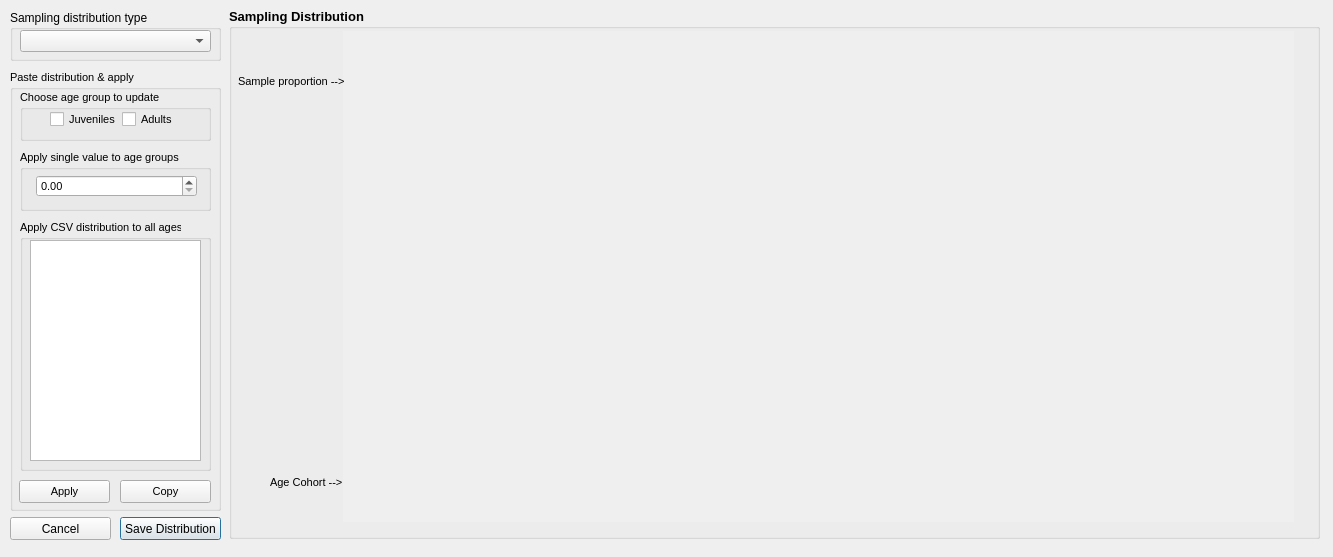
<?xml version="1.0" encoding="UTF-8"?>
<ui version="4.0">
 <class>Dialog_Age_Cohort_Rates</class>
 <widget class="QDialog" name="Dialog_Age_Cohort_Rates">
  <property name="geometry">
   <rect>
    <x>0</x>
    <y>0</y>
    <width>1333</width>
    <height>557</height>
   </rect>
  </property>
  <property name="windowTitle">
   <string>Dialog</string>
  </property>
  <widget class="QPushButton" name="pushButton">
   <property name="geometry">
    <rect>
     <x>120</x>
     <y>517</y>
     <width>101</width>
     <height>23</height>
    </rect>
   </property>
   <property name="text">
    <string>Save Distribution</string>
   </property>
  </widget>
  <widget class="QGroupBox" name="groupBox">
   <property name="geometry">
    <rect>
     <x>229</x>
     <y>8</y>
     <width>1091</width>
     <height>531</height>
    </rect>
   </property>
   <property name="font">
    <font>
     <pointsize>10</pointsize>
     <weight>75</weight>
     <bold>true</bold>
    </font>
   </property>
   <property name="title">
    <string>Sampling Distribution</string>
   </property>
   <widget class="QScrollArea" name="scrollArea">
    <property name="geometry">
     <rect>
      <x>114</x>
      <y>23</y>
      <width>951</width>
      <height>491</height>
     </rect>
    </property>
    <property name="font">
     <font>
      <pointsize>8</pointsize>
      <weight>50</weight>
      <bold>false</bold>
     </font>
    </property>
    <property name="frameShape">
     <enum>QFrame::NoFrame</enum>
    </property>
    <property name="widgetResizable">
     <bool>true</bool>
    </property>
    <widget class="QWidget" name="scrollAreaWidgetContents">
     <property name="geometry">
      <rect>
       <x>0</x>
       <y>0</y>
       <width>951</width>
       <height>491</height>
      </rect>
     </property>
     <widget class="QWidget" name="layoutWidget">
      <property name="geometry">
       <rect>
        <x>0</x>
        <y>0</y>
        <width>91</width>
        <height>491</height>
       </rect>
      </property>
      <layout class="QHBoxLayout" name="horizontalLayout_4">
       <property name="spacing">
        <number>20</number>
       </property>
       <property name="sizeConstraint">
        <enum>QLayout::SetNoConstraint</enum>
       </property>
      </layout>
     </widget>
    </widget>
   </widget>
   <widget class="QLabel" name="label">
    <property name="geometry">
     <rect>
      <x>9</x>
      <y>63</y>
      <width>111</width>
      <height>20</height>
     </rect>
    </property>
    <property name="font">
     <font>
      <pointsize>8</pointsize>
      <weight>50</weight>
      <bold>false</bold>
     </font>
    </property>
    <property name="text">
     <string>Sample proportion --&gt;</string>
    </property>
   </widget>
   <widget class="QLabel" name="label_2">
    <property name="geometry">
     <rect>
      <x>41</x>
      <y>464</y>
      <width>81</width>
      <height>20</height>
     </rect>
    </property>
    <property name="font">
     <font>
      <pointsize>8</pointsize>
      <weight>50</weight>
      <bold>false</bold>
     </font>
    </property>
    <property name="text">
     <string>Age Cohort --&gt;</string>
    </property>
   </widget>
  </widget>
  <widget class="QGroupBox" name="groupBox_3">
   <property name="geometry">
    <rect>
     <x>10</x>
     <y>70</y>
     <width>211</width>
     <height>441</height>
    </rect>
   </property>
   <property name="font">
    <font>
     <pointsize>8</pointsize>
     <weight>50</weight>
     <bold>false</bold>
    </font>
   </property>
   <property name="title">
    <string>Paste distribution &amp;&amp; apply</string>
   </property>
   <widget class="QPushButton" name="pushButton_2">
    <property name="geometry">
     <rect>
      <x>9</x>
      <y>410</y>
      <width>91</width>
      <height>23</height>
     </rect>
    </property>
    <property name="font">
     <font>
      <pointsize>8</pointsize>
      <weight>50</weight>
      <bold>false</bold>
     </font>
    </property>
    <property name="text">
     <string>Apply</string>
    </property>
   </widget>
   <widget class="QPushButton" name="pushButton_3">
    <property name="geometry">
     <rect>
      <x>110</x>
      <y>410</y>
      <width>91</width>
      <height>23</height>
     </rect>
    </property>
    <property name="font">
     <font>
      <pointsize>8</pointsize>
      <weight>50</weight>
      <bold>false</bold>
     </font>
    </property>
    <property name="text">
     <string>Copy</string>
    </property>
   </widget>
   <widget class="QGroupBox" name="groupBox_4">
    <property name="geometry">
     <rect>
      <x>10</x>
      <y>80</y>
      <width>191</width>
      <height>61</height>
     </rect>
    </property>
    <property name="title">
     <string>Apply single value to age groups</string>
    </property>
    <property name="checkable">
     <bool>false</bool>
    </property>
    <property name="checked">
     <bool>false</bool>
    </property>
    <widget class="QDoubleSpinBox" name="doubleSpinBox">
     <property name="geometry">
      <rect>
       <x>16</x>
       <y>25</y>
       <width>161</width>
       <height>22</height>
      </rect>
     </property>
    </widget>
   </widget>
   <widget class="QGroupBox" name="groupBox_5">
    <property name="geometry">
     <rect>
      <x>10</x>
      <y>150</y>
      <width>191</width>
      <height>251</height>
     </rect>
    </property>
    <property name="title">
     <string>Apply CSV distribution to all ages</string>
    </property>
    <property name="checkable">
     <bool>false</bool>
    </property>
    <property name="checked">
     <bool>false</bool>
    </property>
    <widget class="QTextEdit" name="textEdit">
     <property name="geometry">
      <rect>
       <x>10</x>
       <y>20</y>
       <width>171</width>
       <height>221</height>
      </rect>
     </property>
    </widget>
   </widget>
   <widget class="QGroupBox" name="groupBox_6">
    <property name="geometry">
     <rect>
      <x>10</x>
      <y>20</y>
      <width>191</width>
      <height>51</height>
     </rect>
    </property>
    <property name="title">
     <string>Choose age group to update</string>
    </property>
    <widget class="QWidget" name="">
     <property name="geometry">
      <rect>
       <x>30</x>
       <y>20</y>
       <width>128</width>
       <height>19</height>
      </rect>
     </property>
     <layout class="QHBoxLayout" name="horizontalLayout">
      <item>
       <widget class="QCheckBox" name="checkBox_4">
        <property name="font">
         <font>
          <pointsize>8</pointsize>
          <weight>50</weight>
          <bold>false</bold>
         </font>
        </property>
        <property name="text">
         <string>Juveniles</string>
        </property>
       </widget>
      </item>
      <item>
       <widget class="QCheckBox" name="checkBox_5">
        <property name="font">
         <font>
          <pointsize>8</pointsize>
          <weight>50</weight>
          <bold>false</bold>
         </font>
        </property>
        <property name="text">
         <string>Adults</string>
        </property>
       </widget>
      </item>
     </layout>
    </widget>
   </widget>
  </widget>
  <widget class="QGroupBox" name="groupBox_2">
   <property name="geometry">
    <rect>
     <x>10</x>
     <y>10</y>
     <width>211</width>
     <height>51</height>
    </rect>
   </property>
   <property name="title">
    <string>Sampling distribution type</string>
   </property>
   <widget class="QComboBox" name="comboBox">
    <property name="geometry">
     <rect>
      <x>10</x>
      <y>20</y>
      <width>191</width>
      <height>22</height>
     </rect>
    </property>
   </widget>
  </widget>
  <widget class="QPushButton" name="pushButton_4">
   <property name="geometry">
    <rect>
     <x>10</x>
     <y>517</y>
     <width>101</width>
     <height>23</height>
    </rect>
   </property>
   <property name="text">
    <string>Cancel</string>
   </property>
  </widget>
 </widget>
 <resources/>
 <connections/>
</ui>
